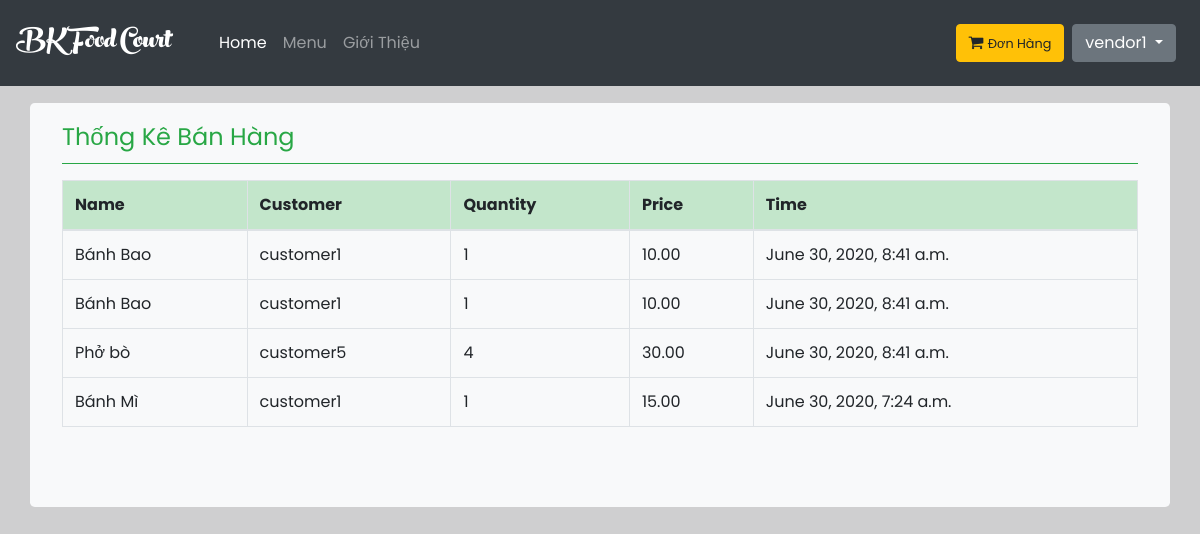
The page /report/ (signed in) on the database as committed earlier.
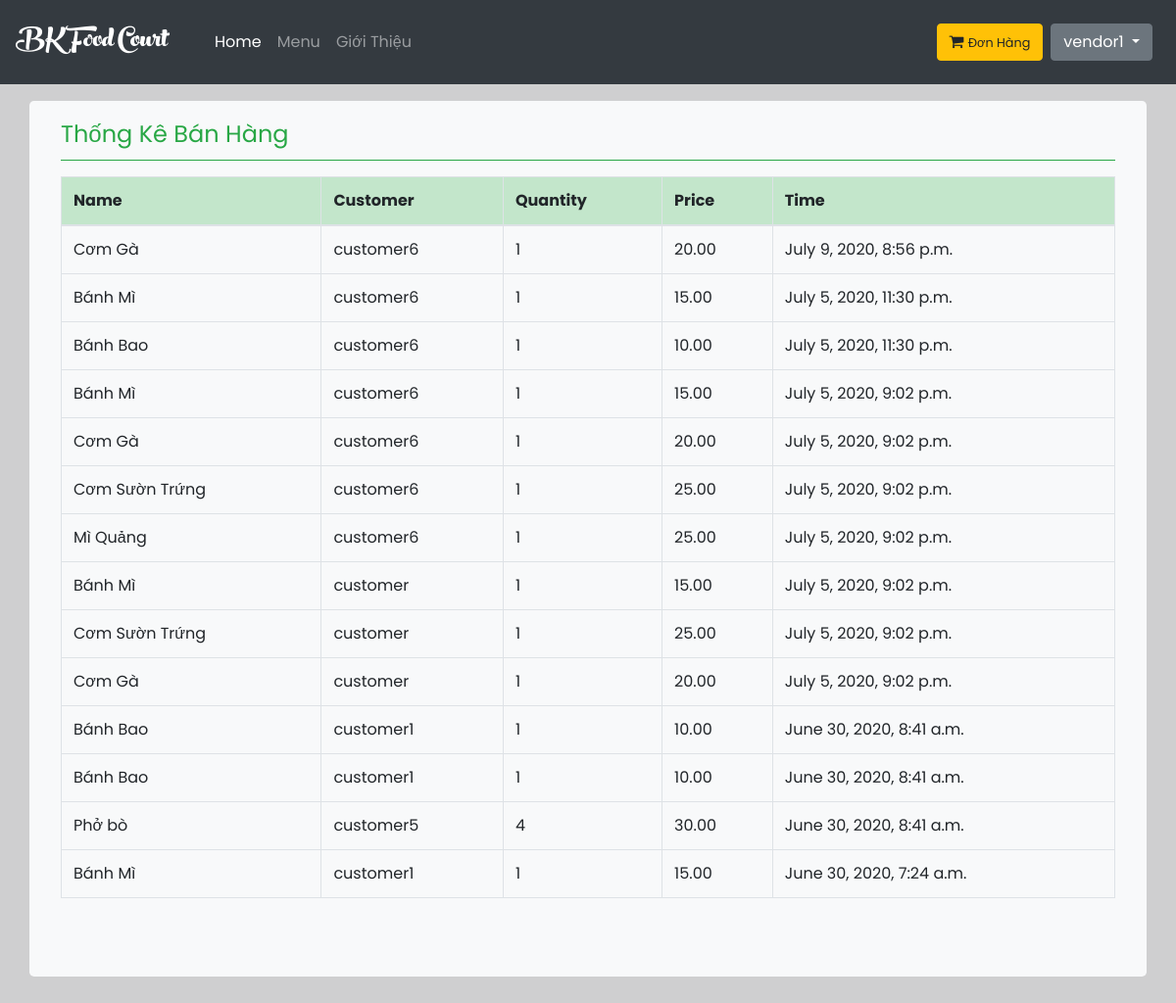
The same page on the database as committed later.
### home/models.py (models this page shows, shortened)
class OrderSuccess(models.Model):
    customer = models.ForeignKey(User, null=True, on_delete=models.CASCADE, limit_choices_to={
        'is_staff': False
    }, related_name='customer_order')
    vendor = models.ForeignKey(User, null=True, on_delete=models.CASCADE, limit_choices_to={
        'is_staff': True,
    }, related_name='vendor_order')
    food = models.CharField(max_length=200)
    quantity = models.IntegerField(default=1)
    price = models.DecimalField(max_digits=10, decimal_places=2)
    date_done = models.DateTimeField(default=timezone.now())
    class Meta:
        ordering = ('-date_done',)
    def get_item_by_vendor(self, vendor_id):
        try:
            return self.objects.filter(vendor_id=vendor_id)
        except:
            return None

### menu/views.py (the view)
# urls.py: path('report/', views.report_view, name='report'),
def report_view(request):
    report = OrderSuccess.get_item_by_vendor(OrderSuccess, request.user.id)
    context = {
        'orders': report,
    }
    return render(request, 'menu/report.html', context)

### Food/processor.py (called while the page is built)
def context(request):
    return {
        'list': foods.objects.all(),
    }

### templates/menu/report.html (shortened to what this page needs)
{% extends 'home/base.html' %}
{% block container %}
<div class="container jumbotron mt-3 pt-3 bg-light">
        <fieldset class="border-bottom border-success mb-3">
            <legend class="text-success">Thống Kê Bán Hàng</legend>
        </fieldset>
        <table class="table table-{1:striped|sm|bordered|hover|inverse} table-inverse table-bordered">
            <thead class="thead-inverse|thead-default table-bordered table-success">
            <tr>
                <th>Name</th>
                <th>Customer</th>
                <th>Quantity</th>
                <th>Price</th>
                <th>Time</th>
            </tr>
            </thead>
            <tbody>
            {% for order in orders %}
                <tr>
                    <td scope="row">{{ order.food }}</td>
                    <td>{{ order.customer }}</td>
                    <td>{{ order.quantity }}</td>
                    <td>{{ order.price }}</td>
                    <td>{{ order.date_done }}</td>
                </tr>
            {% endfor %}
            </tbody>
        </table>
    </div>
{% endblock %}

Rows that differ between the two databases and show on the page:
added OrderSuccess: food "Cơm Gà", customer "customer6", quantity "1", price "20.00", date_done "July 9, 2020, 8:56 p.m."
added OrderSuccess: food "Bánh Mì", customer "customer6", quantity "1", price "15.00", date_done "July 5, 2020, 11:30 p.m."
added OrderSuccess: food "Bánh Bao", customer "customer6", quantity "1", price "10.00", date_done "July 5, 2020, 11:30 p.m."
added OrderSuccess: food "Bánh Mì", customer "customer6", quantity "1", price "15.00", date_done "July 5, 2020, 9:02 p.m."
added OrderSuccess: food "Cơm Gà", customer "customer6", quantity "1", price "20.00", date_done "July 5, 2020, 9:02 p.m."
added OrderSuccess: food "Cơm Sườn Trứng", customer "customer6", quantity "1", price "25.00", date_done "July 5, 2020, 9:02 p.m."
added OrderSuccess: food "Mì Quảng", customer "customer6", quantity "1", price "25.00", date_done "July 5, 2020, 9:02 p.m."
added OrderSuccess: food "Bánh Mì", customer "customer", quantity "1", price "15.00", date_done "July 5, 2020, 9:02 p.m."
added OrderSuccess: food "Cơm Sườn Trứng", customer "customer", quantity "1", price "25.00", date_done "July 5, 2020, 9:02 p.m."
added OrderSuccess: food "Cơm Gà", customer "customer", quantity "1", price "20.00", date_done "July 5, 2020, 9:02 p.m."
